Frame 1 (no input): blank canvas, image omitted
Frame 60 (no input): blank canvas, image omitted
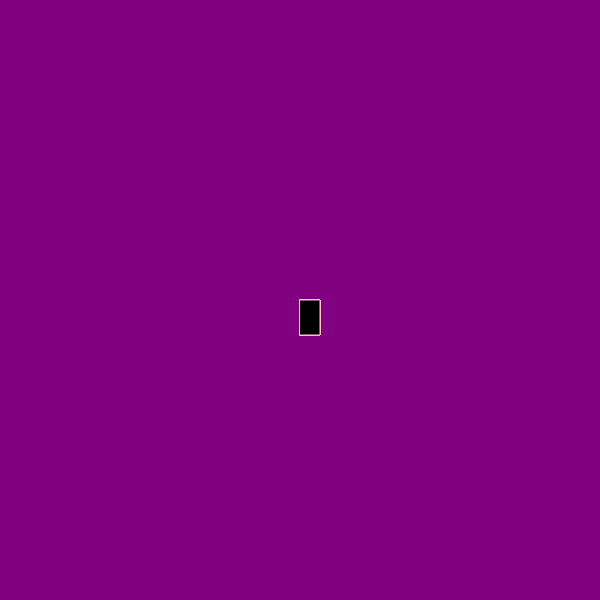
Frame 120 (the mouse pressed at the canvas centre since frame 60)

The p5.js sketch whose frames 1 and 60 were blank and that drew this single picture after the mouse press (run headless with seeded random() and noise() and a simulated clock; from frame 60 on, the mouse is pressed at the canvas centre):

// p5.js sketch
// ── sketch.js
function setup() {
    createCanvas(600, 600);
    background("purple");
  }
  
  function draw() {
   
    
    stroke("pink")
    fill("black")
    
   //  console.log(mouseIsPressed)
    
    if (mouseIsPressed) {
      rect(mouseX, mouseY,20,35)}
    
  
  }
